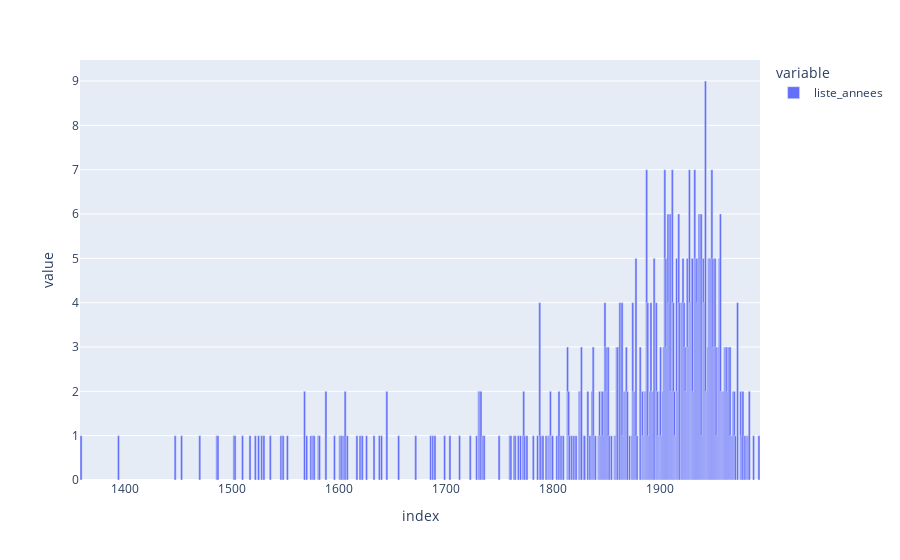

The code cell stored with this chart in its notebook:
### Code cell
### Use a different plotting library: Plotly Express
# Observe the default behaviour of the library

fig = px.bar(slrg)
fig.update_traces(width=2)
fig.show()

### Figure 1 — Plotly figure (JSON) as saved in the notebook; plotly's stock layout.template omitted (floating-point values rounded to 4 significant figures; data arrays with more than 128 entries replaced by an {"elided": "..."} marker saying what was removed)
{"data": [{"alignmentgroup": "True", "hovertemplate": "variable=liste_annees<br>index=%{x}<br>value=%{y}<extra></extra>", "legendgroup": "liste_annees", "marker": {"color": "#636efa", "pattern": {"shape": ""}}, "name": "liste_annees", "offsetgroup": "liste_annees", "orientation": "v", "showlegend": true, "textposition": "auto", "type": "bar", "width": 2, "x": {"elided": "227 int values"}, "xaxis": "x", "y": {"elided": "227 int values"}, "yaxis": "y"}], "layout": {"barmode": "relative", "legend": {"title": {"text": "variable"}, "tracegroupgap": 0}, "margin": {"t": 60}, "xaxis": {"anchor": "y", "domain": [0, 1], "title": {"text": "index"}}, "yaxis": {"anchor": "x", "domain": [0, 1], "title": {"text": "value"}}}}
